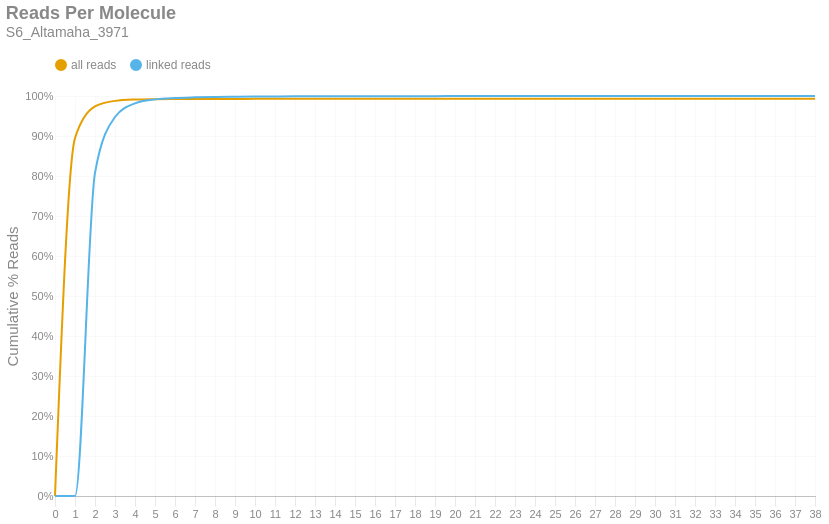

Notebook code cell kept with this figure:
### Markdown cell above
### Reads per Molecule
This chart shows the cumulative distribution of the number of reads per linked molecule. That is, how many alignments are associated with a unique molecule. This excludes the number of reads associated with invalid or absent linked-read barcodes. The `linked` histogram is the percentages recalculated when disregarding singletons.

### Code cell
if SKIPLR:
    print_html(f"Skipped")
else:
    counts = np.bincount(valids['reads'].cast(pl.Int64).to_numpy())
    weighted = counts * np.arange(len(counts))
    all_perc = weighted / n_reads
    linked_perc = weighted / n_linked_reads
    linked_perc[1] = 0
    binned_df = pl.DataFrame({
        'readsper': list(range(len(counts))),
        'all reads (cumsum)': np.cumsum(all_perc).tolist(),
        'linked reads (cumsum)': np.cumsum(linked_perc).tolist(),
    })

    with SafeRender(binned_df):
        (
            density_plot(binned_df, 'Reads Per Molecule', samplename, 'readspmol')
            .encode(
                x=alt.X('readsper:O', title=None).axis(labelAngle=0).scale(padding=0),
                y=alt.Y('value:Q', title='Cumulative % Reads').axis(format='%').stack(False),
                color=alt.Color("key:N").scale(domain=["all reads", "linked reads"]),
                tooltip=[
                    alt.Tooltip("key:N", title="Data Type"),
                    alt.Tooltip("readsper:O", title="Reads Per Molecule"),
                    alt.Tooltip("value:Q", format=".2%", title="% Reads (Cum.)")
                ]            
            )
        ).display()

### Figure 1 — Vega-Lite specification as saved in the notebook (floating-point values rounded to 4 significant figures)
{"width": "container", "height": 400, "config": {"title": {"anchor": "start", "dy": -15, "fontSize": 18, "color": "#888888", "subtitleColor": "#888888", "subtitleFontSize": 14}, "arc": {"fill": "#0072B2"}, "axis": {"domainColor": "#888888", "domainWidth": 0.5, "gridWidth": 0.2, "grid": false, "titleFontWeight": 400, "titleFontSize": 15, "labelFontSize": 11, "labelColor": "#888888", "tickColor": "#888888", "tickWidth": 0.2, "titleColor": "#888888"}, "axisBand": {"grid": false}, "axisX": {"grid": true, "tickSize": 10, "domainCap": "round"}, "axisY": {"domain": false, "grid": true, "tickSize": 0, "domainCap": "round"}, "background": "transparent", "header": {"labelFontSize": 15, "labelColor": "#888888", "titleFontSize": 15, "titleFontWeight": 600, "titleColor": "#888888"}, "legend": {"labelFont": "sans-serif", "labelFontSize": 12, "labelColor": "#888888", "symbolSize": 100, "symbolType": "circle", "titleFontSize": 12, "titlePadding": 10, "titleColor": "#888888", "title": null, "orient": "top"}, "range": {"category": ["#E69F00", "#56B4E9", "#009E73", "#F0E442", "#0072B2", "#D55E00", "#CC79A7", "#000000"], "diverging": ["#cfe8f3", "#a2d4ec", "#73bfe2", "#46abdb", "#1696d2", "#12719e"]}, "area": {"fill": "#0072B2", "fillOpacity": 0.7, "line": true, "strokeOpacity": 0.7}, "line": {"color": "#0072B2", "stroke": "#0072B2", "strokeWidth": 2}, "trail": {"color": "#0072B2", "stroke": "#0072B2", "strokeWidth": 0, "size": 1}, "point": {"filled": true, "fillOpacity": 1.0, "size": 95}, "text": {"color": "#888888", "fontSize": 11, "align": "right", "fontWeight": 400, "size": 11}, "bar": {"fill": "#0072B2", "stroke": null}, "view": {"stroke": null, "continuousWidth": 660, "continuousHeight": 400}}, "data": {"name": "data-84339688274e3fae9b8e807081cd9281"}, "mark": {"type": "line", "interpolate": "monotone", "point": {"opacity": 0, "size": 275}}, "encoding": {"color": {"field": "key", "scale": {"domain": ["all reads", "linked reads"]}, "type": "nominal"}, "tooltip": [{"field": "key", "title": "Data Type", "type": "nominal"}, {"field": "readsper", "title": "Reads Per Molecule", "type": "ordinal"}, {"field": "value", "format": ".2%", "title": "% Reads (Cum.)", "type": "quantitative"}], "x": {"axis": {"labelAngle": 0}, "field": "readsper", "scale": {"padding": 0}, "title": null, "type": "ordinal"}, "y": {"axis": {"format": "%"}, "field": "value", "stack": false, "title": "Cumulative % Reads", "type": "quantitative"}}, "params": [{"name": "param_c36ac31b6afebe62", "select": {"type": "point", "fields": ["key"]}, "bind": "legend"}], "title": {"text": "Reads Per Molecule", "subtitle": "S6_Altamaha_3971"}, "transform": [{"fold": ["all reads (cumsum)", "linked reads (cumsum)"]}, {"calculate": "replace(datum.key, ' (cumsum)', '')", "as": "key"}, {"filter": {"param": "param_c36ac31b6afebe62"}}], "usermeta": {"embedOptions": {"downloadFileName": "S6_Altamaha_3971.readspmol"}}, "$schema": "https://vega.github.io/schema/vega-lite/v6.1.0.json", "datasets": {"data-84339688274e3fae9b8e807081cd9281": [{"readsper": 0, "all reads (cumsum)": 0.0, "linked reads (cumsum)": 0.0}, {"readsper": 1, "all reads (cumsum)": 0.8947, "linked reads (cumsum)": 0.0}, {"readsper": 2, "all reads (cumsum)": 0.9741, "linked reads (cumsum)": 0.8079}, {"readsper": 3, "all reads (cumsum)": 0.9878, "linked reads (cumsum)": 0.9476}, {"readsper": 4, "all reads (cumsum)": 0.9912, "linked reads (cumsum)": 0.9816}, {"readsper": 5, "all reads (cumsum)": 0.9921, "linked reads (cumsum)": 0.9916}, {"readsper": 6, "all reads (cumsum)": 0.9925, "linked reads (cumsum)": 0.9951}, {"readsper": 7, "all reads (cumsum)": 0.9926, "linked reads (cumsum)": 0.9966}, {"readsper": 8, "all reads (cumsum)": 0.9927, "linked reads (cumsum)": 0.9975}, {"readsper": 9, "all reads (cumsum)": 0.9928, "linked reads (cumsum)": 0.9981}, {"readsper": 10, "all reads (cumsum)": 0.9928, "linked reads (cumsum)": 0.9985}, {"readsper": 11, "all reads (cumsum)": 0.9929, "linked reads (cumsum)": 0.9988}, {"readsper": 12, "all reads (cumsum)": 0.9929, "linked reads (cumsum)": 0.9991}, {"readsper": 13, "all reads (cumsum)": 0.9929, "linked reads (cumsum)": 0.9993}, {"readsper": 14, "all reads (cumsum)": 0.9929, "linked reads (cumsum)": 0.9994}, {"readsper": 15, "all reads (cumsum)": 0.9929, "linked reads (cumsum)": 0.9995}, {"readsper": 16, "all reads (cumsum)": 0.9929, "linked reads (cumsum)": 0.9996}, {"readsper": 17, "all reads (cumsum)": 0.9929, "linked reads (cumsum)": 0.9996}, {"readsper": 18, "all reads (cumsum)": 0.9929, "linked reads (cumsum)": 0.9996}, {"readsper": 19, "all reads (cumsum)": 0.9929, "linked reads (cumsum)": 0.9996}, {"readsper": 20, "all reads (cumsum)": 0.9929, "linked reads (cumsum)": 0.9997}, {"readsper": 21, "all reads (cumsum)": 0.9929, "linked reads (cumsum)": 0.9998}, {"readsper": 22, "all reads (cumsum)": 0.9929, "linked reads (cumsum)": 0.9998}, {"readsper": 23, "all reads (cumsum)": 0.993, "linked reads (cumsum)": 0.9998}, {"readsper": 24, "all reads (cumsum)": 0.993, "linked reads (cumsum)": 0.9998}, {"readsper": 25, "all reads (cumsum)": 0.993, "linked reads (cumsum)": 0.9998}, {"readsper": 26, "all reads (cumsum)": 0.993, "linked reads (cumsum)": 0.9998}, {"readsper": 27, "all reads (cumsum)": 0.993, "linked reads (cumsum)": 0.9998}, {"readsper": 28, "all reads (cumsum)": 0.993, "linked reads (cumsum)": 0.9998}, {"readsper": 29, "all reads (cumsum)": 0.993, "linked reads (cumsum)": 0.9998}, {"readsper": 30, "all reads (cumsum)": 0.993, "linked reads (cumsum)": 0.9998}, {"readsper": 31, "all reads (cumsum)": 0.993, "linked reads (cumsum)": 0.9998}, {"readsper": 32, "all reads (cumsum)": 0.993, "linked reads (cumsum)": 0.9998}, {"readsper": 33, "all reads (cumsum)": 0.993, "linked reads (cumsum)": 0.9999}, {"readsper": 34, "all reads (cumsum)": 0.993, "linked reads (cumsum)": 0.9999}, {"readsper": 35, "all reads (cumsum)": 0.993, "linked reads (cumsum)": 0.9999}, {"readsper": 36, "all reads (cumsum)": 0.993, "linked reads (cumsum)": 0.9999}, {"readsper": 37, "all reads (cumsum)": 0.993, "linked reads (cumsum)": 0.9999}, {"readsper": 38, "all reads (cumsum)": 0.993, "linked reads (cumsum)": 1.0}]}}
